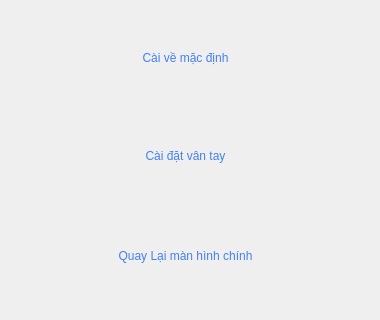
    <widget class="QWidget" name="MenuSetting">
     <widget class="QPushButton" name="backButton2">
      <property name="geometry">
       <rect>
        <x>20</x>
        <y>210</y>
        <width>331</width>
        <height>91</height>
       </rect>
      </property>
      <property name="styleSheet">
       <string notr="true">QPushButton#backButton2{
				color: rgba(67, 127, 241,1);
				border-top-left-radius: 20px;
				border-top-right-radius: 20px;
				border-bottom-right-radius: 20px;
				border-bottom-left-radius: 20px;
				
				
	
	
	font: 75 20pt &quot;Roboto&quot;;
				
	border-image: url(:/newPrefix/fileanh/background.jpg);
}
QPushButton#backButton2:hover{
				color: rgb(255,255,255);
				background-color: rgb(67, 1, 241);
				border-image:none;
}
QPushButton#backButton2:pressed{
				padding-left: 2px;
				padding-top: 2px;
				
}</string>
      </property>
      <property name="text">
       <string>Quay Lại màn hình chính</string>
      </property>
     </widget>
     <widget class="QPushButton" name="settingvantayButton">
      <property name="geometry">
       <rect>
        <x>20</x>
        <y>110</y>
        <width>331</width>
        <height>91</height>
       </rect>
      </property>
      <property name="styleSheet">
       <string notr="true">QPushButton#settingvantayButton{
				color: rgba(67, 127, 241,1);
				border-top-left-radius: 20px;
				border-top-right-radius: 20px;
				border-bottom-right-radius: 20px;
				border-bottom-left-radius: 20px;
				
				
	
	
	font: 75 20pt &quot;Roboto&quot;;
				
	border-image: url(:/newPrefix/fileanh/background.jpg);
}
QPushButton#settingvantayButton:hover{
				color: rgb(255,255,255);
				background-color: rgb(67, 1, 241);
				border-image:none;
}
QPushButton#settingvantayButton:pressed{
				padding-left: 2px;
				padding-top: 2px;
				
}</string>
      </property>
      <property name="text">
       <string>Cài đặt vân tay</string>
      </property>
     </widget>
     <widget class="QPushButton" name="resetButton">
      <property name="geometry">
       <rect>
        <x>20</x>
        <y>12</y>
        <width>331</width>
        <height>91</height>
       </rect>
      </property>
      <property name="styleSheet">
       <string notr="true">QPushButton#resetButton{
				color: rgba(67, 127, 241,1);
				border-top-left-radius: 20px;
				border-top-right-radius: 20px;
				border-bottom-right-radius: 20px;
				border-bottom-left-radius: 20px;
				
				
	
	
	font: 75 20pt &quot;Roboto&quot;;
				
	border-image: url(:/newPrefix/fileanh/background.jpg);
}
QPushButton#resetButton:hover{
				color: rgb(255,255,255);
				background-color: rgb(67, 1, 241);
				border-image:none;
}
QPushButton#resetButton:pressed{
				padding-left: 2px;
				padding-top: 2px;
				
}</string>
      </property>
      <property name="text">
       <string>Cài về mặc định</string>
      </property>
     </widget>
     <widget class="QLabel" name="label_85">
      <property name="geometry">
       <rect>
        <x>0</x>
        <y>0</y>
        <width>371</width>
        <height>311</height>
       </rect>
      </property>
      <property name="styleSheet">
       <string notr="true">border-image: url(:/newPrefix/fileanh/background1.jpg);
				border-top-left-radius: 20px;
				border-top-right-radius: 20px;
				border-bottom-right-radius: 20px;
				border-bottom-left-radius: 20px;</string>
      </property>
      <property name="text">
       <string/>
      </property>
     </widget>
     <zorder>label_85</zorder>
     <zorder>backButton2</zorder>
     <zorder>settingvantayButton</zorder>
     <zorder>resetButton</zorder>
    </widget>
